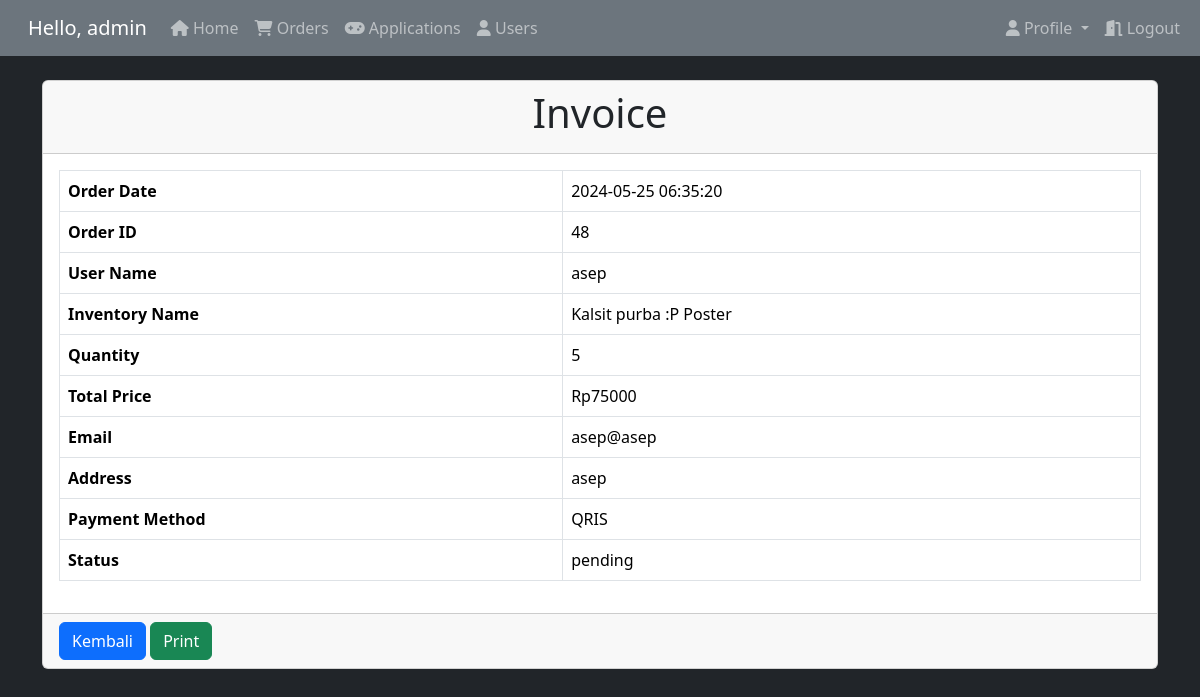
/admin/invoice.php?id=48 (signed in), run on the app's committed database.
### tables this page shows
CREATE TABLE `orders` (
  `id` int NOT NULL,
  `user_id` int NOT NULL,
  `inventory_id` int NOT NULL,
  `quantity` int NOT NULL,
  `total_price` decimal(10,0) NOT NULL,
  `order_date` timestamp NULL DEFAULT CURRENT_TIMESTAMP,
  `paymentMethod` varchar(50) NOT NULL,
  `name` varchar(255) NOT NULL,
  `email` varchar(255) NOT NULL,
  `address` varchar(255) NOT NULL,
  `status` varchar(255) NOT NULL
);

CREATE TABLE `user` (
  `id` int NOT NULL,
  `username` varchar(255) NOT NULL,
  `password` varchar(255) NOT NULL,
  `email` varchar(100) NOT NULL,
  `role` varchar(10) DEFAULT NULL,
  `created_at` timestamp NULL DEFAULT CURRENT_TIMESTAMP,
  `updated_at` timestamp NULL DEFAULT CURRENT_TIMESTAMP ON UPDATE CURRENT_TIMESTAMP
);

CREATE TABLE `inventory` (
  `id` int NOT NULL,
  `nama` varchar(100) NOT NULL,
  `kuantitas` int NOT NULL,
  `harga` decimal(10,0) NOT NULL,
  `gambar` varchar(255) NOT NULL,
  `kategori_id` int DEFAULT NULL,
  `created_at` timestamp NULL DEFAULT CURRENT_TIMESTAMP,
  `updated_at` timestamp NULL DEFAULT CURRENT_TIMESTAMP ON UPDATE CURRENT_TIMESTAMP
);

### app/controller/OrderController.php (called while the page is built, shortened)
<?php
class OrderController{
    private $conn;
    public function __construct($conn){
        $this->conn = $conn;
    }
    public function getInventoryById($id){
        $sql = "SELECT * FROM inventory WHERE id = ?";
        $stmt = $this->conn->prepare($sql);
        $stmt->bind_param('i', $id);
        $stmt->execute();
        return $stmt->get_result()->fetch_assoc();
    }
    public function getUserById($id){
        $sql = "SELECT * FROM user WHERE id = ?";
        $stmt = $this->conn->prepare($sql);
        $stmt->bind_param('i', $id);
        $stmt->execute();
        return $stmt->get_result()->fetch_assoc();
    }
    public function getOrderById($id){
        $sql = "SELECT orders.*, user.username as user_name, inventory.nama as inventory_name, orders.email
                FROM orders
                JOIN user ON orders.user_id = user.id
                JOIN inventory ON orders.inventory_id = inventory.id
                WHERE orders.id = ?";
        $stmt = $this->conn->prepare($sql);
        $stmt->bind_param('i', $id);
        $stmt->execute();
        return $stmt->get_result()->fetch_assoc();
    }
}

### admin/invoice.php (the view, shortened to what this page needs)
<?php
require '../app/controller/OrderController.php';
require '../layout/admin/header.php';
$controller = new OrderController($conn);
if (isset($_GET['id'])) {
    $order = $controller->getOrderById($_GET['id']);
    $user = $controller->getUserById($order['user_id']);
    $inventory = $controller->getInventoryById($order['inventory_id']);
}
?>
<div class="container mt-4">
    <div class="card">
        <div class="card-header text-center">
            <h1>Invoice</h1>
        </div>
        <div class="card-body">
            <div class="table-responsive">
                <table class="table table-bordered">
                    <tbody>
                        <tr>
                            <th scope="row">Order Date</th>
                            <td><?php echo $order['order_date']; ?></td>
                        <tr>
                            <th scope="row">Order ID</th>
                            <td><?php echo $order['id']; ?></td>
                        </tr>
                        <tr>
                            <th scope="row">User Name</th>
                            <td><?php echo $user['username']; ?></td>
                        </tr>
                        <tr>
                            <th scope="row">Inventory Name</th>
                            <td><?php echo $inventory['nama']; ?></td>
                        </tr>
                        <tr>
                            <th scope="row">Quantity</th>
                            <td><?php echo $order['quantity']; ?></td>
                        </tr>
                        <tr>
                            <th scope="row">Total Price</th>
                            <td>Rp<?php echo $order['total_price']; ?></td>
                        </tr>
                        <tr>
                            <th scope="row">Email</th>
                            <td><?php echo $order['email']; ?></td>
                        </tr>
                        <tr>
                            <th scope="row">Address</th>
                            <td><?php echo $order['address']; ?></td>
                        </tr>
                        <tr>
                            <th scope="row">Payment Method</th>
                            <td><?php echo $order['paymentMethod']; ?></td>
                        </tr>
                        <tr>
                            <th scope="row">Status</th>
                            <td><?php echo $order['status']; ?></td>
                        </tr>
                    </tbody>
                </table>
            </div>
        </div>
        <div class="card-footer">
            <a href="order.php" class="btn btn-primary">Kembali</a>
            <a href="print_invoice.php?id=<?php echo $order['id']; ?>" class="btn btn-success">Print</a>
        </div>
    </div>
</div>

### data on the page
orders: order_date "2024-05-25 06:35:20", id "48", quantity "5", total_price "75000", email "asep@asep", address "asep", paymentMethod "QRIS", status "pending"
user: username "asep"
inventory: nama "Kalsit purba :P Poster"

### other printed values
$_SESSION['username'] "admin"
